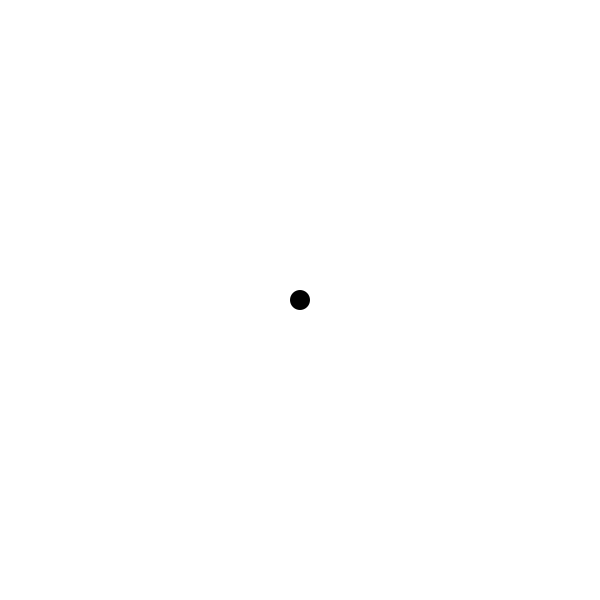
Frame 1 (no input)
Frame 60 (the mouse pressed at the canvas centre just before this capture): identical to frame 1, image omitted
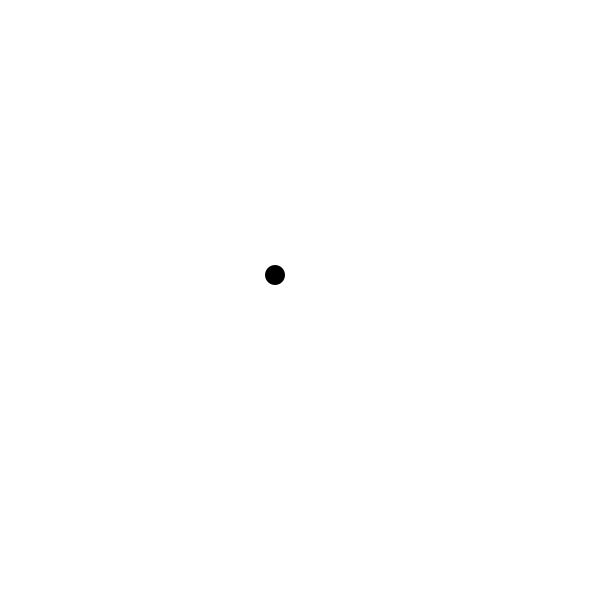
Frame 120 (the mouse held since frame 60 and released just before this capture)

The Processing sketch that drew these frames (run headless with seeded random() and noise(); from frame 60 on, the mouse is pressed at the canvas centre):

// Processing sketch: interactive_sine
// ── interactive_sine.pde
float angle = 0;
float angle2 = 0;

void setup() {
  size(600, 600);
  fill(0);
  noStroke();
}

void draw() {
  background(255);
  
  float x = width/2 + 50 * sin(radians(angle));
  float y = height/2 + 50 * sin(radians(angle2));
  
  ellipse(x, y, 20, 20);
  
  angle = angle + mouseX * 0.1;
  angle2 = angle2 + mouseY * 0.1;
}
